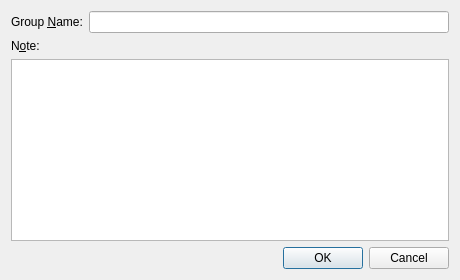
<?xml version="1.0" encoding="UTF-8"?>
<ui version="4.0">
 <class>GroupDialog</class>
 <widget class="QDialog" name="GroupDialog">
  <property name="geometry">
   <rect>
    <x>0</x>
    <y>0</y>
    <width>460</width>
    <height>280</height>
   </rect>
  </property>
  <property name="windowTitle">
   <string>Group</string>
  </property>
  <layout class="QVBoxLayout" name="mainLayout">
   <item>
    <layout class="QHBoxLayout" name="nameRow">
     <item>
      <widget class="QLabel" name="labelName">
       <property name="text">
        <string>Group &amp;Name:</string>
       </property>
       <property name="buddy">
        <cstring>lineEditName</cstring>
       </property>
      </widget>
     </item>
     <item>
      <widget class="QLineEdit" name="lineEditName">
       <property name="maxLength">
        <number>64</number>
       </property>
      </widget>
     </item>
    </layout>
   </item>
   <item>
    <widget class="QLabel" name="labelNote">
     <property name="text">
      <string>N&amp;ote:</string>
     </property>
     <property name="buddy">
      <cstring>plainTextNote</cstring>
     </property>
    </widget>
   </item>
   <item>
    <widget class="QPlainTextEdit" name="plainTextNote"/>
   </item>
   <item>
    <widget class="QDialogButtonBox" name="buttonBox">
     <property name="orientation">
      <enum>Qt::Orientation::Horizontal</enum>
     </property>
     <property name="standardButtons">
      <set>QDialogButtonBox::StandardButton::Cancel|QDialogButtonBox::StandardButton::Ok</set>
     </property>
    </widget>
   </item>
  </layout>
 </widget>
 <resources/>
 <connections/>
</ui>
